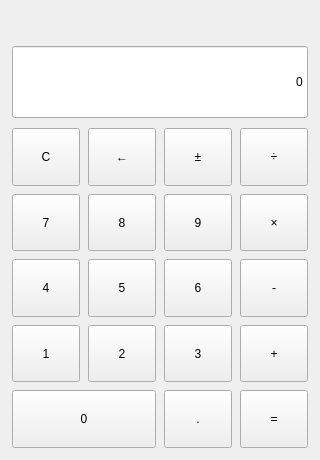
<?xml version="1.0" encoding="UTF-8"?>
<ui version="4.0">
 <class>Calculator</class>
 <widget class="QWidget" name="Calculator">
  <property name="geometry">
   <rect>
    <x>0</x>
    <y>0</y>
    <width>320</width>
    <height>460</height>
   </rect>
  </property>
  <property name="minimumSize">
   <size>
    <width>320</width>
    <height>460</height>
   </size>
  </property>
  <property name="maximumSize">
   <size>
    <width>320</width>
    <height>460</height>
   </size>
  </property>
  <property name="windowTitle">
   <string>计算器</string>
  </property>
  <layout class="QVBoxLayout" name="mainLayout">
   <property name="spacing">
    <number>10</number>
   </property>
   <property name="leftMargin">
    <number>12</number>
   </property>
   <property name="topMargin">
    <number>12</number>
   </property>
   <property name="rightMargin">
    <number>12</number>
   </property>
   <property name="bottomMargin">
    <number>12</number>
   </property>
   <item>
    <widget class="QLabel" name="expressionLabel">
     <property name="minimumSize">
      <size>
       <width>0</width>
       <height>24</height>
      </size>
     </property>
     <property name="maximumSize">
      <size>
       <width>16777215</width>
       <height>24</height>
      </size>
     </property>
     <property name="text">
      <string/>
     </property>
     <property name="alignment">
      <set>Qt::AlignRight|Qt::AlignVCenter</set>
     </property>
    </widget>
   </item>
   <item>
    <widget class="QLineEdit" name="displayEdit">
     <property name="minimumSize">
      <size>
       <width>0</width>
       <height>72</height>
      </size>
     </property>
     <property name="maximumSize">
      <size>
       <width>16777215</width>
       <height>72</height>
      </size>
     </property>
     <property name="focusPolicy">
      <enum>Qt::NoFocus</enum>
     </property>
     <property name="text">
      <string>0</string>
     </property>
     <property name="alignment">
      <set>Qt::AlignRight|Qt::AlignVCenter</set>
     </property>
     <property name="readOnly">
      <bool>true</bool>
     </property>
    </widget>
   </item>
   <item>
    <layout class="QGridLayout" name="buttonGrid">
     <property name="horizontalSpacing">
      <number>8</number>
     </property>
     <property name="verticalSpacing">
      <number>8</number>
     </property>
     <item row="0" column="0">
      <widget class="QPushButton" name="btnClear">
       <property name="minimumSize">
        <size>
         <width>64</width>
         <height>52</height>
        </size>
       </property>
       <property name="sizePolicy">
        <sizepolicy hsizetype="Expanding" vsizetype="Expanding">
         <horstretch>0</horstretch>
         <verstretch>0</verstretch>
        </sizepolicy>
       </property>
       <property name="focusPolicy">
        <enum>Qt::NoFocus</enum>
       </property>
       <property name="text">
        <string>C</string>
       </property>
       <property name="kind" stdset="0">
        <string>func</string>
       </property>
      </widget>
     </item>
     <item row="0" column="1">
      <widget class="QPushButton" name="btnBackspace">
       <property name="minimumSize">
        <size>
         <width>64</width>
         <height>52</height>
        </size>
       </property>
       <property name="sizePolicy">
        <sizepolicy hsizetype="Expanding" vsizetype="Expanding">
         <horstretch>0</horstretch>
         <verstretch>0</verstretch>
        </sizepolicy>
       </property>
       <property name="focusPolicy">
        <enum>Qt::NoFocus</enum>
       </property>
       <property name="text">
        <string>←</string>
       </property>
       <property name="kind" stdset="0">
        <string>func</string>
       </property>
      </widget>
     </item>
     <item row="0" column="2">
      <widget class="QPushButton" name="btnSign">
       <property name="minimumSize">
        <size>
         <width>64</width>
         <height>52</height>
        </size>
       </property>
       <property name="sizePolicy">
        <sizepolicy hsizetype="Expanding" vsizetype="Expanding">
         <horstretch>0</horstretch>
         <verstretch>0</verstretch>
        </sizepolicy>
       </property>
       <property name="focusPolicy">
        <enum>Qt::NoFocus</enum>
       </property>
       <property name="text">
        <string>±</string>
       </property>
       <property name="kind" stdset="0">
        <string>func</string>
       </property>
      </widget>
     </item>
     <item row="0" column="3">
      <widget class="QPushButton" name="btnDivide">
       <property name="minimumSize">
        <size>
         <width>64</width>
         <height>52</height>
        </size>
       </property>
       <property name="sizePolicy">
        <sizepolicy hsizetype="Expanding" vsizetype="Expanding">
         <horstretch>0</horstretch>
         <verstretch>0</verstretch>
        </sizepolicy>
       </property>
       <property name="focusPolicy">
        <enum>Qt::NoFocus</enum>
       </property>
       <property name="text">
        <string>÷</string>
       </property>
       <property name="kind" stdset="0">
        <string>op</string>
       </property>
      </widget>
     </item>
     <item row="1" column="0">
      <widget class="QPushButton" name="btn7">
       <property name="minimumSize">
        <size>
         <width>64</width>
         <height>52</height>
        </size>
       </property>
       <property name="sizePolicy">
        <sizepolicy hsizetype="Expanding" vsizetype="Expanding">
         <horstretch>0</horstretch>
         <verstretch>0</verstretch>
        </sizepolicy>
       </property>
       <property name="focusPolicy">
        <enum>Qt::NoFocus</enum>
       </property>
       <property name="text">
        <string>7</string>
       </property>
       <property name="kind" stdset="0">
        <string>digit</string>
       </property>
      </widget>
     </item>
     <item row="1" column="1">
      <widget class="QPushButton" name="btn8">
       <property name="minimumSize">
        <size>
         <width>64</width>
         <height>52</height>
        </size>
       </property>
       <property name="sizePolicy">
        <sizepolicy hsizetype="Expanding" vsizetype="Expanding">
         <horstretch>0</horstretch>
         <verstretch>0</verstretch>
        </sizepolicy>
       </property>
       <property name="focusPolicy">
        <enum>Qt::NoFocus</enum>
       </property>
       <property name="text">
        <string>8</string>
       </property>
       <property name="kind" stdset="0">
        <string>digit</string>
       </property>
      </widget>
     </item>
     <item row="1" column="2">
      <widget class="QPushButton" name="btn9">
       <property name="minimumSize">
        <size>
         <width>64</width>
         <height>52</height>
        </size>
       </property>
       <property name="sizePolicy">
        <sizepolicy hsizetype="Expanding" vsizetype="Expanding">
         <horstretch>0</horstretch>
         <verstretch>0</verstretch>
        </sizepolicy>
       </property>
       <property name="focusPolicy">
        <enum>Qt::NoFocus</enum>
       </property>
       <property name="text">
        <string>9</string>
       </property>
       <property name="kind" stdset="0">
        <string>digit</string>
       </property>
      </widget>
     </item>
     <item row="1" column="3">
      <widget class="QPushButton" name="btnMultiply">
       <property name="minimumSize">
        <size>
         <width>64</width>
         <height>52</height>
        </size>
       </property>
       <property name="sizePolicy">
        <sizepolicy hsizetype="Expanding" vsizetype="Expanding">
         <horstretch>0</horstretch>
         <verstretch>0</verstretch>
        </sizepolicy>
       </property>
       <property name="focusPolicy">
        <enum>Qt::NoFocus</enum>
       </property>
       <property name="text">
        <string>×</string>
       </property>
       <property name="kind" stdset="0">
        <string>op</string>
       </property>
      </widget>
     </item>
     <item row="2" column="0">
      <widget class="QPushButton" name="btn4">
       <property name="minimumSize">
        <size>
         <width>64</width>
         <height>52</height>
        </size>
       </property>
       <property name="sizePolicy">
        <sizepolicy hsizetype="Expanding" vsizetype="Expanding">
         <horstretch>0</horstretch>
         <verstretch>0</verstretch>
        </sizepolicy>
       </property>
       <property name="focusPolicy">
        <enum>Qt::NoFocus</enum>
       </property>
       <property name="text">
        <string>4</string>
       </property>
       <property name="kind" stdset="0">
        <string>digit</string>
       </property>
      </widget>
     </item>
     <item row="2" column="1">
      <widget class="QPushButton" name="btn5">
       <property name="minimumSize">
        <size>
         <width>64</width>
         <height>52</height>
        </size>
       </property>
       <property name="sizePolicy">
        <sizepolicy hsizetype="Expanding" vsizetype="Expanding">
         <horstretch>0</horstretch>
         <verstretch>0</verstretch>
        </sizepolicy>
       </property>
       <property name="focusPolicy">
        <enum>Qt::NoFocus</enum>
       </property>
       <property name="text">
        <string>5</string>
       </property>
       <property name="kind" stdset="0">
        <string>digit</string>
       </property>
      </widget>
     </item>
     <item row="2" column="2">
      <widget class="QPushButton" name="btn6">
       <property name="minimumSize">
        <size>
         <width>64</width>
         <height>52</height>
        </size>
       </property>
       <property name="sizePolicy">
        <sizepolicy hsizetype="Expanding" vsizetype="Expanding">
         <horstretch>0</horstretch>
         <verstretch>0</verstretch>
        </sizepolicy>
       </property>
       <property name="focusPolicy">
        <enum>Qt::NoFocus</enum>
       </property>
       <property name="text">
        <string>6</string>
       </property>
       <property name="kind" stdset="0">
        <string>digit</string>
       </property>
      </widget>
     </item>
     <item row="2" column="3">
      <widget class="QPushButton" name="btnSubtract">
       <property name="minimumSize">
        <size>
         <width>64</width>
         <height>52</height>
        </size>
       </property>
       <property name="sizePolicy">
        <sizepolicy hsizetype="Expanding" vsizetype="Expanding">
         <horstretch>0</horstretch>
         <verstretch>0</verstretch>
        </sizepolicy>
       </property>
       <property name="focusPolicy">
        <enum>Qt::NoFocus</enum>
       </property>
       <property name="text">
        <string>-</string>
       </property>
       <property name="kind" stdset="0">
        <string>op</string>
       </property>
      </widget>
     </item>
     <item row="3" column="0">
      <widget class="QPushButton" name="btn1">
       <property name="minimumSize">
        <size>
         <width>64</width>
         <height>52</height>
        </size>
       </property>
       <property name="sizePolicy">
        <sizepolicy hsizetype="Expanding" vsizetype="Expanding">
         <horstretch>0</horstretch>
         <verstretch>0</verstretch>
        </sizepolicy>
       </property>
       <property name="focusPolicy">
        <enum>Qt::NoFocus</enum>
       </property>
       <property name="text">
        <string>1</string>
       </property>
       <property name="kind" stdset="0">
        <string>digit</string>
       </property>
      </widget>
     </item>
     <item row="3" column="1">
      <widget class="QPushButton" name="btn2">
       <property name="minimumSize">
        <size>
         <width>64</width>
         <height>52</height>
        </size>
       </property>
       <property name="sizePolicy">
        <sizepolicy hsizetype="Expanding" vsizetype="Expanding">
         <horstretch>0</horstretch>
         <verstretch>0</verstretch>
        </sizepolicy>
       </property>
       <property name="focusPolicy">
        <enum>Qt::NoFocus</enum>
       </property>
       <property name="text">
        <string>2</string>
       </property>
       <property name="kind" stdset="0">
        <string>digit</string>
       </property>
      </widget>
     </item>
     <item row="3" column="2">
      <widget class="QPushButton" name="btn3">
       <property name="minimumSize">
        <size>
         <width>64</width>
         <height>52</height>
        </size>
       </property>
       <property name="sizePolicy">
        <sizepolicy hsizetype="Expanding" vsizetype="Expanding">
         <horstretch>0</horstretch>
         <verstretch>0</verstretch>
        </sizepolicy>
       </property>
       <property name="focusPolicy">
        <enum>Qt::NoFocus</enum>
       </property>
       <property name="text">
        <string>3</string>
       </property>
       <property name="kind" stdset="0">
        <string>digit</string>
       </property>
      </widget>
     </item>
     <item row="3" column="3">
      <widget class="QPushButton" name="btnAdd">
       <property name="minimumSize">
        <size>
         <width>64</width>
         <height>52</height>
        </size>
       </property>
       <property name="sizePolicy">
        <sizepolicy hsizetype="Expanding" vsizetype="Expanding">
         <horstretch>0</horstretch>
         <verstretch>0</verstretch>
        </sizepolicy>
       </property>
       <property name="focusPolicy">
        <enum>Qt::NoFocus</enum>
       </property>
       <property name="text">
        <string>+</string>
       </property>
       <property name="kind" stdset="0">
        <string>op</string>
       </property>
      </widget>
     </item>
     <item row="4" column="0" colspan="2">
      <widget class="QPushButton" name="btn0">
       <property name="minimumSize">
        <size>
         <width>64</width>
         <height>52</height>
        </size>
       </property>
       <property name="sizePolicy">
        <sizepolicy hsizetype="Expanding" vsizetype="Expanding">
         <horstretch>0</horstretch>
         <verstretch>0</verstretch>
        </sizepolicy>
       </property>
       <property name="focusPolicy">
        <enum>Qt::NoFocus</enum>
       </property>
       <property name="text">
        <string>0</string>
       </property>
       <property name="kind" stdset="0">
        <string>digit</string>
       </property>
      </widget>
     </item>
     <item row="4" column="2">
      <widget class="QPushButton" name="btnDecimal">
       <property name="minimumSize">
        <size>
         <width>64</width>
         <height>52</height>
        </size>
       </property>
       <property name="sizePolicy">
        <sizepolicy hsizetype="Expanding" vsizetype="Expanding">
         <horstretch>0</horstretch>
         <verstretch>0</verstretch>
        </sizepolicy>
       </property>
       <property name="focusPolicy">
        <enum>Qt::NoFocus</enum>
       </property>
       <property name="text">
        <string>.</string>
       </property>
       <property name="kind" stdset="0">
        <string>digit</string>
       </property>
      </widget>
     </item>
     <item row="4" column="3">
      <widget class="QPushButton" name="btnEquals">
       <property name="minimumSize">
        <size>
         <width>64</width>
         <height>52</height>
        </size>
       </property>
       <property name="sizePolicy">
        <sizepolicy hsizetype="Expanding" vsizetype="Expanding">
         <horstretch>0</horstretch>
         <verstretch>0</verstretch>
        </sizepolicy>
       </property>
       <property name="focusPolicy">
        <enum>Qt::NoFocus</enum>
       </property>
       <property name="text">
        <string>=</string>
       </property>
       <property name="kind" stdset="0">
        <string>equals</string>
       </property>
      </widget>
     </item>
    </layout>
   </item>
  </layout>
 </widget>
 <resources/>
 <connections/>
</ui>
